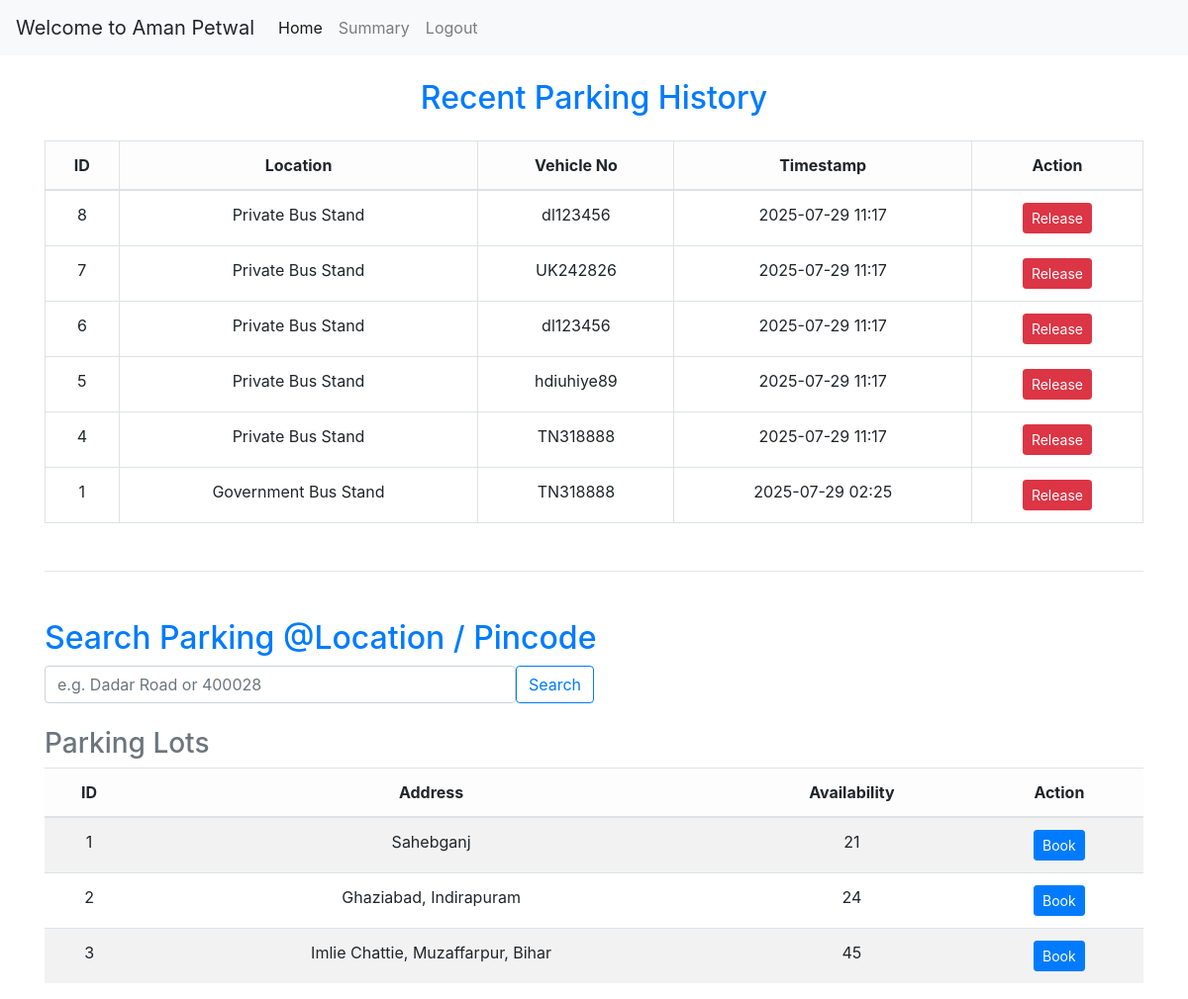
Page /user/dashboard (signed in) on the earlier database version.
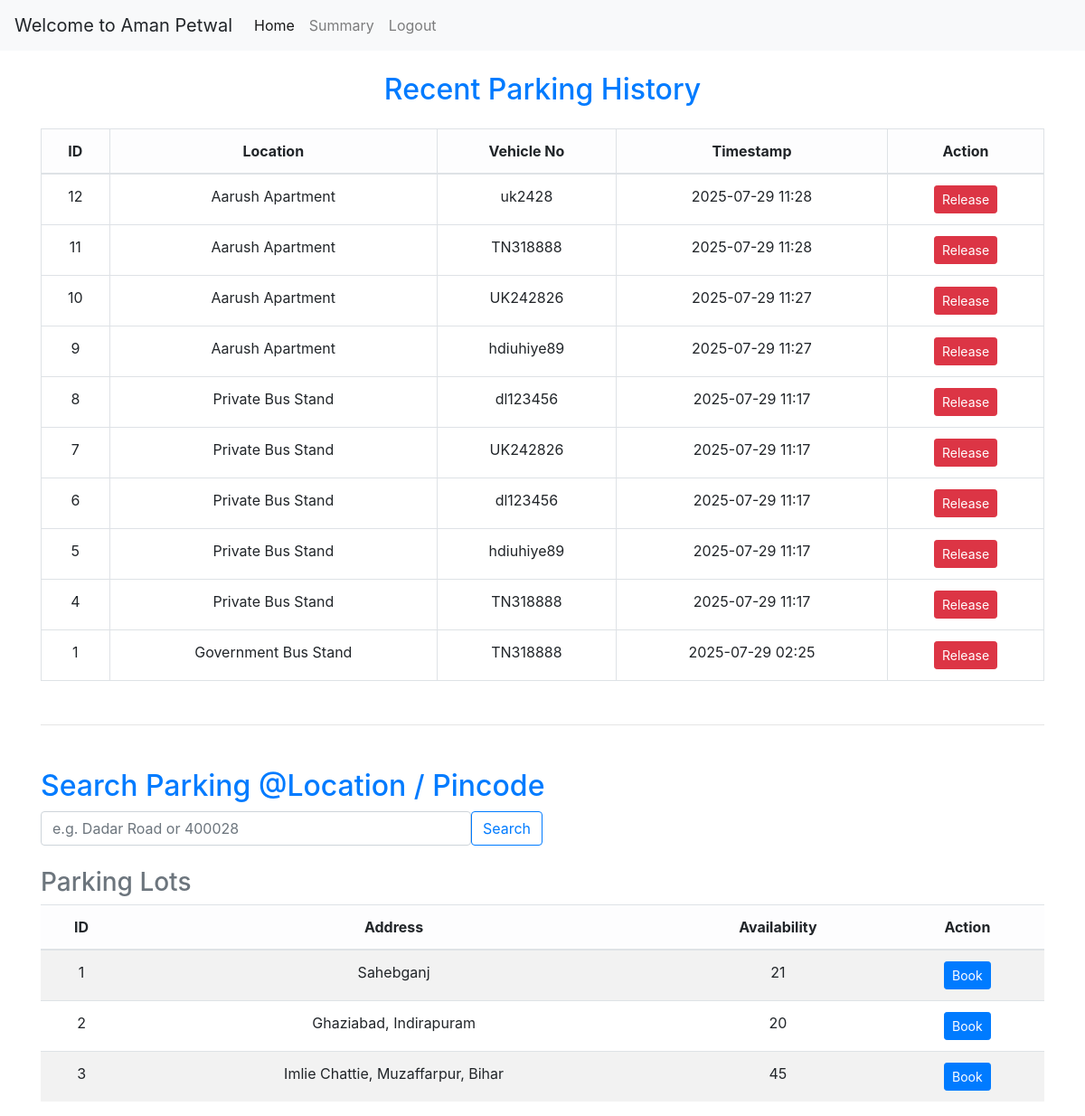
Same page on the later database version.
### app.py (models this page shows, shortened)
class User(UserMixin, db.Model):
    __tablename__='user'
    id = db.Column(db.Integer, primary_key=True)
    username = db.Column(db.String(50), unique = True, nullable = False)
    passhash = db.Column(db.String(100), nullable = False)
    fullname = db.Column(db.String(50), nullable = False)
    address = db.Column(db.String(200), nullable = False)
    pincode = db.Column(db.Integer, nullable = False)
    is_admin = db.Column(db.Boolean, nullable = False, default = False)
    @property
    def password(self):
        raise AttributeError("password is not an readable attribute")

class Parking_Lot(db.Model):
    __tablename__='parking_lot'
    id = db.Column(db.Integer, primary_key=True)
    prime_location_name = db.Column(db.String(200), nullable = False)
    price = db.Column(db.Float, nullable = False)
    address = db.Column(db.String(200), nullable = False)
    pincode = db.Column(db.Integer, nullable = False)
    maximum_no_of_spots = db.Column(db.Integer, nullable = False)
    spots = db.relationship('Parking_Spot', backref = 'parkinglot',lazy = True, cascade="all, delete-orphan")

class Reservation(db.Model):
    __tablename__='reservation'
    id = db.Column(db.Integer, primary_key=True)
    user_id = db.Column(db.Integer, db.ForeignKey('user.id'), nullable = False)
    spot_id = db.Column(db.Integer, db.ForeignKey('parking_spot.id'), nullable = False)
    vehicle_no = db.Column(db.String(12), nullable = False)
    start_time = db.Column(db.DateTime, nullable = False)
    end_time = db.Column(db.DateTime)
    parking_cost = db.Column(db.Float)

### app.py (the view)
@app.route('/user/dashboard')
@login_required
def user_dashboard():
    if current_user.is_admin:
        flash("Unauthorized Access")
        return redirect('/login')
    search_query = request.args.get('search', '').strip()
    if search_query:
        if search_query.isdigit():
            parking_lots = Parking_Lot.query.filter_by(pincode=int(search_query)).all()
        else:
            parking_lots = Parking_Lot.query.filter(
                Parking_Lot.prime_location_name.ilike(f"%{search_query}%")
            ).all()
    else:
        parking_lots = Parking_Lot.query.all()
    reservations = Reservation.query.filter_by(user_id=current_user.id)\
        .order_by(Reservation.start_time.desc()).all()
    user_reservations = []
    for res in reservations:
        spot = Parking_Spot.query.get(res.spot_id)
        lot = Parking_Lot.query.get(spot.lot_id)
        user_reservations.append({
            "id": res.id,
            "vehicle_no": res.vehicle_no,
            "start_time": res.start_time,
            "end_time": res.end_time,
            "parking_cost": res.parking_cost,
            "location_name": lot.prime_location_name
        })
    return render_template(
        'user_dashboard.html',
        parking_lots=parking_lots,
        user=current_user,
        reservations=user_reservations
    )

### app.py (called while the page is built)
@login_manager.user_loader
def load_user(user_id):
    return User.query.get(int(user_id))

### templates/user_dashboard.html (shortened to what this page needs)
{% extends "layout.html" %}
{% block content %}
{% include "nav.html" %}
<div class="container mt-4">
  <div class="text-center mb-4">
    <h2 class="text-primary">Recent Parking History</h2>
  </div>
  <table class="table table-bordered text-center">
    <thead class="table-light">
      <tr>
        <th>ID</th>
        <th>Location</th>
        <th>Vehicle No</th>
        <th>Timestamp</th>
        <th>Action</th>
      </tr>
    </thead>
    <tbody>
      {% for reservation in reservations %}
      <tr>
        <td>{{ reservation.id }}</td>
        <td>{{ reservation.location_name }}</td>
        <td>{{ reservation.vehicle_no }}</td>
        <td>{{ reservation.start_time.strftime('%Y-%m-%d %H:%M') }}</td>
        <td>
          {% if reservation.end_time is none %}
          <a href="/user/release/{{ reservation.id }}" class="btn btn-danger btn-sm">Release</a>
          {% else %}
          <span class="btn btn-success btn-sm disabled">Parked Out</span>
          {% endif %}
        </td>
      </tr>
      {% endfor %}
    </tbody>
  </table>
  <hr class="my-5">
  <div class="mb-4">
    <h2 class="text-primary">Search Parking @Location / Pincode</h2>
    <form method="GET" action="{{ url_for('user_dashboard') }}" class="d-flex w-50">
      <input type="text" name="search" class="form-control me-2" placeholder="e.g. Dadar Road or 400028">
      <button type="submit" class="btn btn-outline-primary">Search</button>
    </form>
  </div>
  <div class="mt-4">
    <h3 class="text-secondary">Parking Lots{% if request.args.get('search') %} @ {{ request.args.get('search') }}{% endif %}</h3>
    <table class="table table-striped text-center">
      <thead class="table-light">
        <tr>
          <th>ID</th>
          <th>Address</th>
          <th>Availability</th>
          <th>Action</th>
        </tr>
      </thead>
      <tbody>
        {% for lot in parking_lots %}
        <tr>
          <td>{{ lot.id }}</td>
          <td>{{ lot.address }}</td>
          <td>{{ lot.spots|selectattr('status', 'equalto', 'A')|list|length }}</td>
          <td><a href="/user/book/parking_spot/{{ lot.id }}" class="btn btn-primary btn-sm">Book</a></td>
        </tr>
        {% endfor %}
      </tbody>
    </table>
  </div>
</div>
{% endblock %}

### templates/layout.html (shortened to what this page needs)
<!DOCTYPE html>
<html lang="en">
<head>
    <link rel="stylesheet" href="https://cdn.jsdelivr.net/npm/bootstrap@4.1.3/dist/css/bootstrap.min.css"
>
</head>
<body>
    {% block content %}
    {% endblock %}
</body>
</html>

### templates/nav.html (shortened to what this page needs)
<nav class="navbar navbar-expand-lg navbar-light bg-light">
  {% if user.is_admin == 1 %}
  <a class="navbar-brand">Welcome to Admin</a>
  <button class="navbar-toggler" type="button" data-toggle="collapse" data-target="#navbarNavAltMarkup" aria-controls="navbarNavAltMarkup" aria-expanded="false" aria-label="Toggle navigation">
    <span class="navbar-toggler-icon"></span>
  </button>
  <div class="collapse navbar-collapse" id="navbarNavAltMarkup">
    <div class="navbar-nav">
      <a class="nav-item nav-link active" href="{{ url_for('admin_dashboard') }}">Home <span class="sr-only">(current)</span></a>
      <a class="nav-item nav-link" href="/admin/users">Users </a>
      <a class="nav-item nav-link" href="/admin/search">Search </a>
      <a class="nav-item nav-link" href="/admin/summary">Summary </a>
      <a class="nav-item nav-link" href="{{ url_for('login') }}">Logout </a>
    </div>
  </div>
  {% else %}
  <a class="navbar-brand">Welcome to {{ user.fullname }}</a>
  <div class="collapse navbar-collapse" id="navbarNavAltMarkup">
    <div class="navbar-nav">
      <a class="nav-item nav-link active" href="{{ url_for('user_dashboard') }}">Home <span class="sr-only">(current)</span></a>
      <a class="nav-item nav-link" href="/user/summary">Summary </a>
      <a class="nav-item nav-link" href="{{ url_for('login') }}">Logout </a>
    </div>
  </div>
  {% endif %}
</nav>

Differences in the rows shown:
computed for Parking_Lot "Ghaziabad, Indirapuram": spots|selectattr "24" → "20"
added Reservation: vehicle_no "uk2428", start_time "2025-07-29 11:28"
added Reservation: vehicle_no "TN318888", start_time "2025-07-29 11:28"
added Reservation: vehicle_no "UK242826", start_time "2025-07-29 11:27"
added Reservation: vehicle_no "hdiuhiye89", start_time "2025-07-29 11:27"
Other differences:
new list line: "12 Release"
new list line: "Aarush Apartment"
new list line: "11 Release"
new list line: "10 Release"
new list line: "9 Release"
